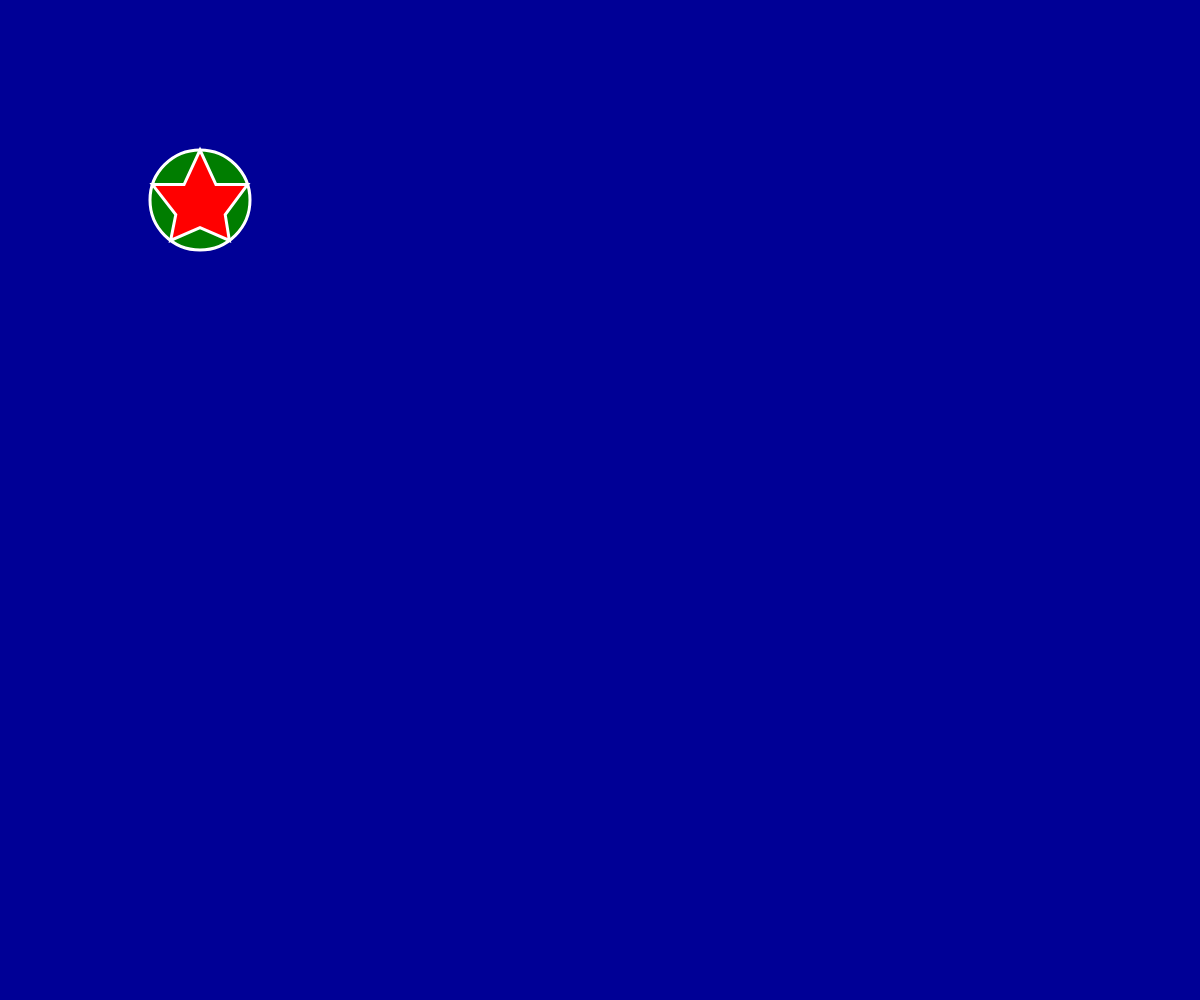
Frame 1 (no input)
Frame 60 (no input): identical to frame 1, image omitted
Frame 120 (the mouse pressed at the canvas centre since frame 60): identical to frame 1, image omitted

The p5.js sketch that drew this single still picture (run headless with seeded random() and noise() and a simulated clock; from frame 60 on, the mouse is pressed at the canvas centre):

// p5.js sketch
// ── sketch.js
function setup() {
  createCanvas(windowWidth, windowHeight);
  colorMode(RGB);
}

function draw() {
  //blue background
  background(0, 0, 150);
  
  //green circle
  stroke('white');
  strokeWeight(3);
  fill(0, 125, 0);
  circle(200, 200, 100);

  //red star
  fill(255, 0, 0);
  beginShape();
  vertex(200, 150);
  vertex(215.95, 184.53);
  vertex(247.55, 184.55);
  vertex(225.23, 214.69);
  vertex(229.39, 240.45);
  vertex(200.00, 227.55);
  vertex(170.61, 240.45);
  vertex(175.77, 214.69);
  vertex(152.45, 184.55);
  vertex(184.05, 184.53);
  endShape(CLOSE);
}
